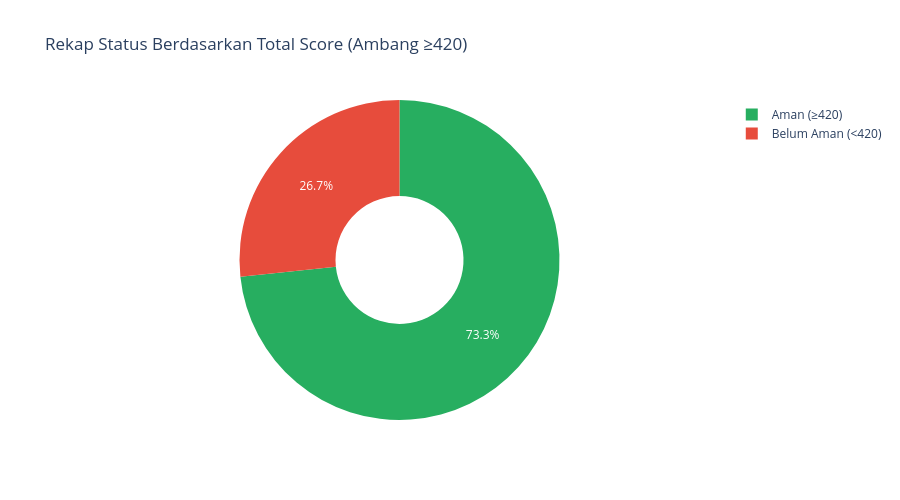

Notebook cell for this chart:
### Code cell
status_count = df["Status_Aman"].value_counts()

fig3 = go.Figure(data=[go.Pie(
    labels=status_count.index, values=status_count.values,
    marker=dict(colors=['#27AE60', '#E74C3C']),
    hole=0.4
)])
fig3.update_layout(title="Rekap Status Berdasarkan Total Score (Ambang ≥420)", height=500)
fig3.show()

### Figure 1 — Plotly figure (JSON) as saved in the notebook; plotly's stock layout.template omitted (floating-point values rounded to 4 significant figures)
{"data": [{"hole": 0.4, "labels": ["Aman (≥420)", "Belum Aman (<420)"], "marker": {"colors": ["#27AE60", "#E74C3C"]}, "type": "pie", "values": [22, 8]}], "layout": {"height": 500, "title": {"text": "Rekap Status Berdasarkan Total Score (Ambang ≥420)"}}}
